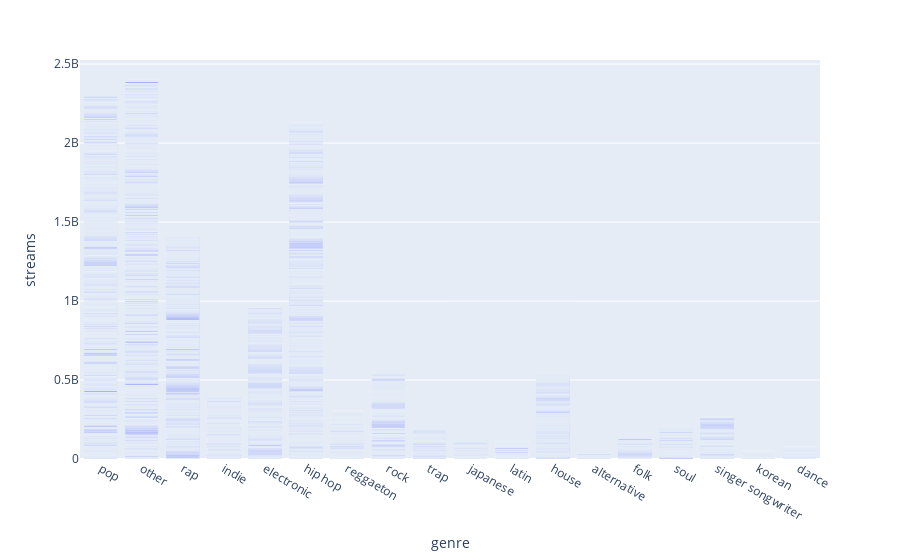

Notebook code for this chart:
### Code cell
import plotly.express as px

px.bar(df, x=df['genre'], y=df['streams'])

### Figure 1 — Plotly figure (JSON) as saved in the notebook; plotly's stock layout.template omitted (floating-point values rounded to 4 significant figures; data arrays with more than 128 entries replaced by an {"elided": "..."} marker saying what was removed)
{"data": [{"alignmentgroup": "True", "hovertemplate": "genre=%{x}<br>streams=%{y}<extra></extra>", "legendgroup": "", "marker": {"color": "#636efa", "pattern": {"shape": ""}}, "name": "", "offsetgroup": "", "orientation": "v", "showlegend": false, "textposition": "auto", "type": "bar", "x": {"elided": "24318 str values"}, "xaxis": "x", "y": {"elided": "24318 int values"}, "yaxis": "y"}], "layout": {"barmode": "relative", "legend": {"tracegroupgap": 0}, "margin": {"t": 60}, "xaxis": {"anchor": "y", "domain": [0, 1], "title": {"text": "genre"}}, "yaxis": {"anchor": "x", "domain": [0, 1], "title": {"text": "streams"}}}}
